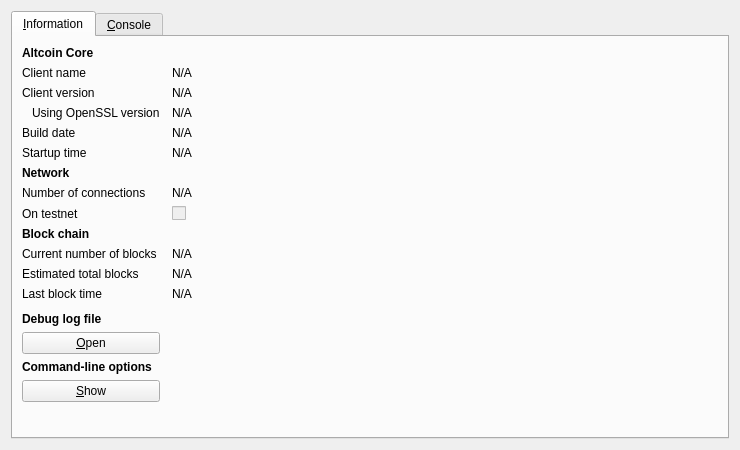
<?xml version="1.0" encoding="UTF-8"?>
<ui version="4.0">
 <class>RPCConsole</class>
 <widget class="QDialog" name="RPCConsole">
  <property name="geometry">
   <rect>
    <x>0</x>
    <y>0</y>
    <width>740</width>
    <height>450</height>
   </rect>
  </property>
  <property name="windowTitle">
   <string>Altcoin - Debug window</string>
  </property>
  <layout class="QVBoxLayout" name="verticalLayout_2">
   <item>
    <widget class="QTabWidget" name="tabWidget">
     <property name="currentIndex">
      <number>0</number>
     </property>
     <widget class="QWidget" name="tab_info">
      <attribute name="title">
       <string>&amp;Information</string>
      </attribute>
      <layout class="QGridLayout" name="gridLayout" columnstretch="0,1">
       <property name="horizontalSpacing">
        <number>12</number>
       </property>
       <item row="0" column="0">
        <widget class="QLabel" name="label_9">
         <property name="font">
          <font>
           <weight>75</weight>
           <bold>true</bold>
          </font>
         </property>
         <property name="text">
          <string>Altcoin Core</string>
         </property>
        </widget>
       </item>
       <item row="1" column="0">
        <widget class="QLabel" name="label_5">
         <property name="text">
          <string>Client name</string>
         </property>
        </widget>
       </item>
       <item row="1" column="1">
        <widget class="QLabel" name="clientName">
         <property name="cursor">
          <cursorShape>IBeamCursor</cursorShape>
         </property>
         <property name="text">
          <string>N/A</string>
         </property>
         <property name="textFormat">
          <enum>Qt::PlainText</enum>
         </property>
         <property name="textInteractionFlags">
          <set>Qt::LinksAccessibleByMouse|Qt::TextSelectableByKeyboard|Qt::TextSelectableByMouse</set>
         </property>
        </widget>
       </item>
       <item row="2" column="0">
        <widget class="QLabel" name="label_6">
         <property name="text">
          <string>Client version</string>
         </property>
        </widget>
       </item>
       <item row="2" column="1">
        <widget class="QLabel" name="clientVersion">
         <property name="cursor">
          <cursorShape>IBeamCursor</cursorShape>
         </property>
         <property name="text">
          <string>N/A</string>
         </property>
         <property name="textFormat">
          <enum>Qt::PlainText</enum>
         </property>
         <property name="textInteractionFlags">
          <set>Qt::LinksAccessibleByMouse|Qt::TextSelectableByKeyboard|Qt::TextSelectableByMouse</set>
         </property>
        </widget>
       </item>
       <item row="3" column="0">
        <widget class="QLabel" name="label_14">
         <property name="text">
          <string>Using OpenSSL version</string>
         </property>
         <property name="indent">
          <number>10</number>
         </property>
        </widget>
       </item>
       <item row="3" column="1">
        <widget class="QLabel" name="openSSLVersion">
         <property name="cursor">
          <cursorShape>IBeamCursor</cursorShape>
         </property>
         <property name="text">
          <string>N/A</string>
         </property>
         <property name="textFormat">
          <enum>Qt::PlainText</enum>
         </property>
         <property name="textInteractionFlags">
          <set>Qt::LinksAccessibleByMouse|Qt::TextSelectableByKeyboard|Qt::TextSelectableByMouse</set>
         </property>
        </widget>
       </item>
       <item row="4" column="0">
        <widget class="QLabel" name="label_12">
         <property name="text">
          <string>Build date</string>
         </property>
        </widget>
       </item>
       <item row="4" column="1">
        <widget class="QLabel" name="buildDate">
         <property name="cursor">
          <cursorShape>IBeamCursor</cursorShape>
         </property>
         <property name="text">
          <string>N/A</string>
         </property>
         <property name="textFormat">
          <enum>Qt::PlainText</enum>
         </property>
         <property name="textInteractionFlags">
          <set>Qt::LinksAccessibleByMouse|Qt::TextSelectableByKeyboard|Qt::TextSelectableByMouse</set>
         </property>
        </widget>
       </item>
       <item row="5" column="0">
        <widget class="QLabel" name="label_13">
         <property name="text">
          <string>Startup time</string>
         </property>
        </widget>
       </item>
       <item row="5" column="1">
        <widget class="QLabel" name="startupTime">
         <property name="cursor">
          <cursorShape>IBeamCursor</cursorShape>
         </property>
         <property name="text">
          <string>N/A</string>
         </property>
         <property name="textFormat">
          <enum>Qt::PlainText</enum>
         </property>
         <property name="textInteractionFlags">
          <set>Qt::LinksAccessibleByMouse|Qt::TextSelectableByKeyboard|Qt::TextSelectableByMouse</set>
         </property>
        </widget>
       </item>
       <item row="6" column="0">
        <widget class="QLabel" name="label_11">
         <property name="font">
          <font>
           <weight>75</weight>
           <bold>true</bold>
          </font>
         </property>
         <property name="text">
          <string>Network</string>
         </property>
        </widget>
       </item>
       <item row="7" column="0">
        <widget class="QLabel" name="label_7">
         <property name="text">
          <string>Number of connections</string>
         </property>
        </widget>
       </item>
       <item row="7" column="1">
        <widget class="QLabel" name="numberOfConnections">
         <property name="cursor">
          <cursorShape>IBeamCursor</cursorShape>
         </property>
         <property name="text">
          <string>N/A</string>
         </property>
         <property name="textFormat">
          <enum>Qt::PlainText</enum>
         </property>
         <property name="textInteractionFlags">
          <set>Qt::LinksAccessibleByMouse|Qt::TextSelectableByKeyboard|Qt::TextSelectableByMouse</set>
         </property>
        </widget>
       </item>
       <item row="8" column="0">
        <widget class="QLabel" name="label_8">
         <property name="text">
          <string>On testnet</string>
         </property>
        </widget>
       </item>
       <item row="8" column="1">
        <widget class="QCheckBox" name="isTestNet">
         <property name="enabled">
          <bool>false</bool>
         </property>
         <property name="text">
          <string/>
         </property>
        </widget>
       </item>
       <item row="9" column="0">
        <widget class="QLabel" name="label_10">
         <property name="font">
          <font>
           <weight>75</weight>
           <bold>true</bold>
          </font>
         </property>
         <property name="text">
          <string>Block chain</string>
         </property>
        </widget>
       </item>
       <item row="10" column="0">
        <widget class="QLabel" name="label_3">
         <property name="text">
          <string>Current number of blocks</string>
         </property>
        </widget>
       </item>
       <item row="10" column="1">
        <widget class="QLabel" name="numberOfBlocks">
         <property name="cursor">
          <cursorShape>IBeamCursor</cursorShape>
         </property>
         <property name="text">
          <string>N/A</string>
         </property>
         <property name="textFormat">
          <enum>Qt::PlainText</enum>
         </property>
         <property name="textInteractionFlags">
          <set>Qt::LinksAccessibleByMouse|Qt::TextSelectableByKeyboard|Qt::TextSelectableByMouse</set>
         </property>
        </widget>
       </item>
       <item row="11" column="0">
        <widget class="QLabel" name="label_4">
         <property name="text">
          <string>Estimated total blocks</string>
         </property>
        </widget>
       </item>
       <item row="11" column="1">
        <widget class="QLabel" name="totalBlocks">
         <property name="cursor">
          <cursorShape>IBeamCursor</cursorShape>
         </property>
         <property name="text">
          <string>N/A</string>
         </property>
         <property name="textFormat">
          <enum>Qt::PlainText</enum>
         </property>
         <property name="textInteractionFlags">
          <set>Qt::LinksAccessibleByMouse|Qt::TextSelectableByKeyboard|Qt::TextSelectableByMouse</set>
         </property>
        </widget>
       </item>
       <item row="12" column="0">
        <widget class="QLabel" name="label_2">
         <property name="text">
          <string>Last block time</string>
         </property>
        </widget>
       </item>
       <item row="12" column="1">
        <widget class="QLabel" name="lastBlockTime">
         <property name="cursor">
          <cursorShape>IBeamCursor</cursorShape>
         </property>
         <property name="text">
          <string>N/A</string>
         </property>
         <property name="textFormat">
          <enum>Qt::PlainText</enum>
         </property>
         <property name="textInteractionFlags">
          <set>Qt::LinksAccessibleByMouse|Qt::TextSelectableByKeyboard|Qt::TextSelectableByMouse</set>
         </property>
        </widget>
       </item>
       <item row="13" column="0">
        <spacer name="verticalSpacer_2">
         <property name="orientation">
          <enum>Qt::Vertical</enum>
         </property>
         <property name="sizeHint" stdset="0">
          <size>
           <width>20</width>
           <height>20</height>
          </size>
         </property>
        </spacer>
       </item>
       <item row="14" column="0">
        <widget class="QLabel" name="labelDebugLogfile">
         <property name="font">
          <font>
           <weight>75</weight>
           <bold>true</bold>
          </font>
         </property>
         <property name="text">
          <string>Debug log file</string>
         </property>
        </widget>
       </item>
       <item row="15" column="0">
        <widget class="QPushButton" name="openDebugLogfileButton">
         <property name="toolTip">
          <string>Open the Altcoin debug log file from the current data directory. This can take a few seconds for large log files.</string>
         </property>
         <property name="text">
          <string>&amp;Open</string>
         </property>
         <property name="autoDefault">
          <bool>false</bool>
         </property>
        </widget>
       </item>
       <item row="16" column="0">
        <widget class="QLabel" name="labelCLOptions">
         <property name="font">
          <font>
           <weight>75</weight>
           <bold>true</bold>
          </font>
         </property>
         <property name="text">
          <string>Command-line options</string>
         </property>
        </widget>
       </item>
       <item row="17" column="0">
        <widget class="QPushButton" name="showCLOptionsButton">
         <property name="toolTip">
          <string>Show the Altcoin-Qt help message to get a list with possible Altcoin command-line options.</string>
         </property>
         <property name="text">
          <string>&amp;Show</string>
         </property>
         <property name="autoDefault">
          <bool>false</bool>
         </property>
        </widget>
       </item>
       <item row="18" column="0">
        <spacer name="verticalSpacer">
         <property name="orientation">
          <enum>Qt::Vertical</enum>
         </property>
         <property name="sizeHint" stdset="0">
          <size>
           <width>20</width>
           <height>40</height>
          </size>
         </property>
        </spacer>
       </item>
      </layout>
     </widget>
     <widget class="QWidget" name="tab_console">
      <attribute name="title">
       <string>&amp;Console</string>
      </attribute>
      <layout class="QVBoxLayout" name="verticalLayout_3">
       <property name="spacing">
        <number>3</number>
       </property>
       <item>
        <widget class="QTextEdit" name="messagesWidget">
         <property name="minimumSize">
          <size>
           <width>0</width>
           <height>100</height>
          </size>
         </property>
         <property name="readOnly">
          <bool>true</bool>
         </property>
         <property name="tabKeyNavigation" stdset="0">
          <bool>false</bool>
         </property>
         <property name="columnCount" stdset="0">
          <number>2</number>
         </property>
        </widget>
       </item>
       <item>
        <layout class="QHBoxLayout" name="horizontalLayout">
         <property name="spacing">
          <number>3</number>
         </property>
         <item>
          <widget class="QLabel" name="label">
           <property name="text">
            <string notr="true">&gt;</string>
           </property>
          </widget>
         </item>
         <item>
          <widget class="QLineEdit" name="lineEdit"/>
         </item>
         <item>
          <widget class="QPushButton" name="clearButton">
           <property name="maximumSize">
            <size>
             <width>24</width>
             <height>24</height>
            </size>
           </property>
           <property name="toolTip">
            <string>Clear console</string>
           </property>
           <property name="text">
            <string/>
           </property>
           <property name="icon">
            <iconset resource="../bitcoin.qrc">
             <normaloff>:/icons/remove</normaloff>:/icons/remove</iconset>
           </property>
           <property name="shortcut">
            <string notr="true">Ctrl+L</string>
           </property>
           <property name="autoDefault">
            <bool>false</bool>
           </property>
          </widget>
         </item>
        </layout>
       </item>
      </layout>
     </widget>
    </widget>
   </item>
  </layout>
 </widget>
 <resources>
  <include location="../bitcoin.qrc"/>
 </resources>
 <connections/>
</ui>
